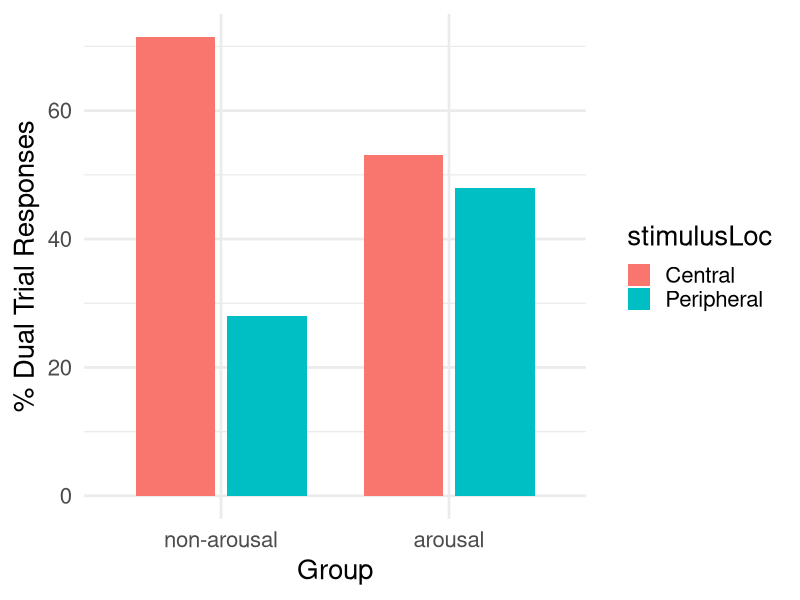
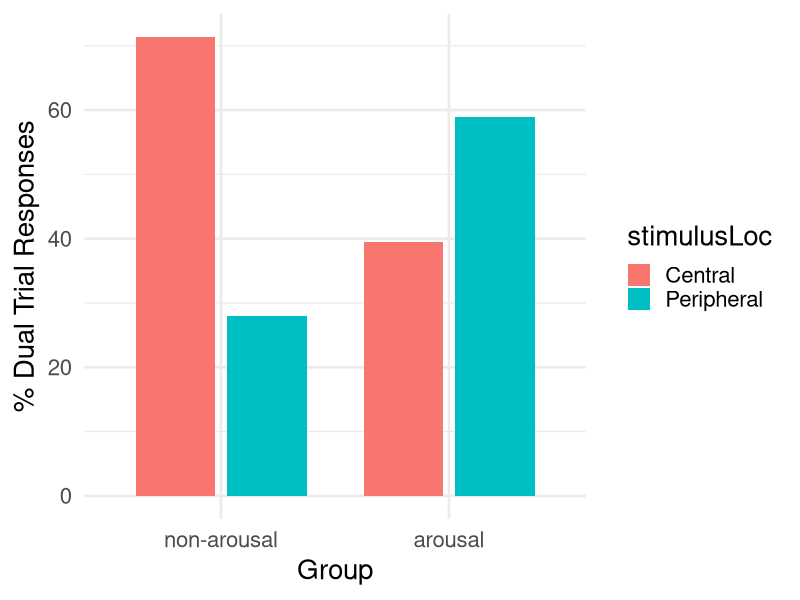
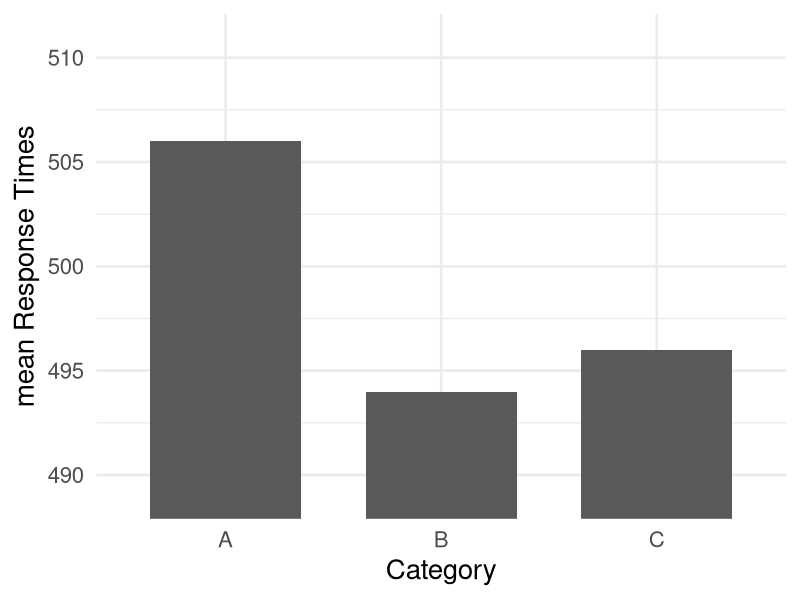
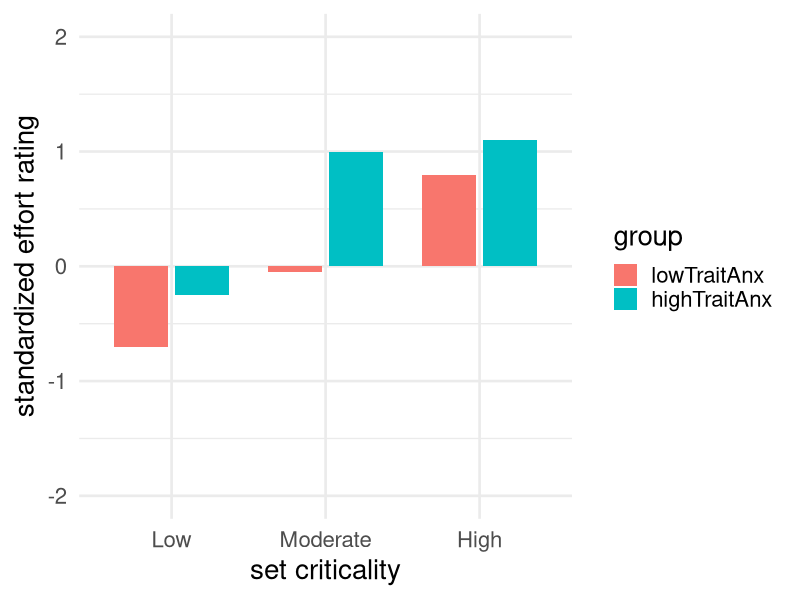
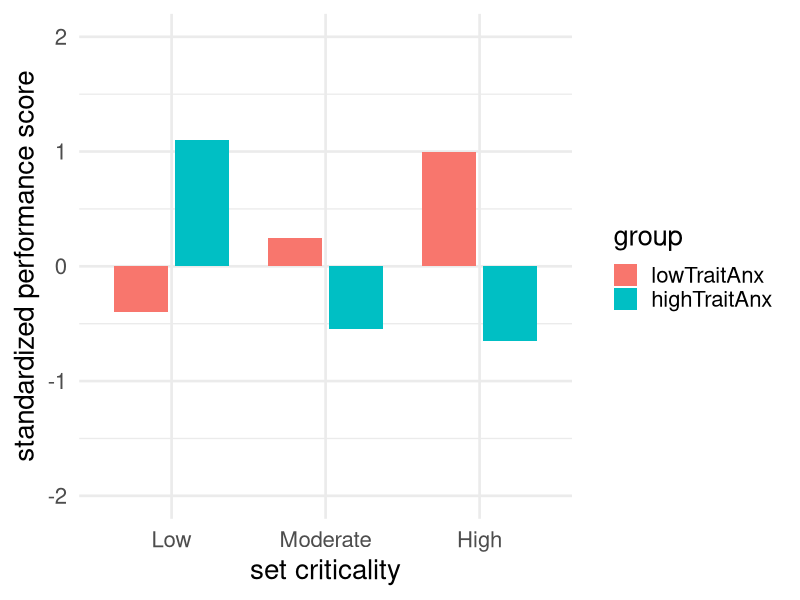
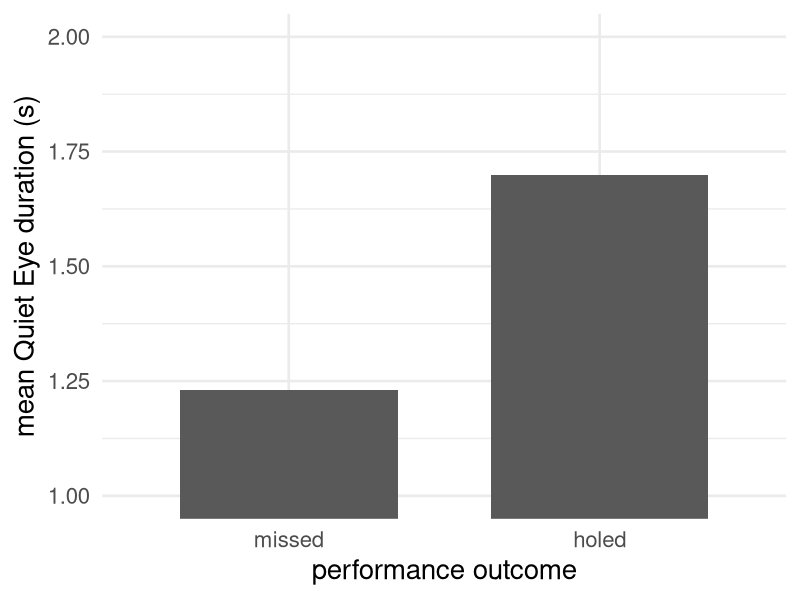
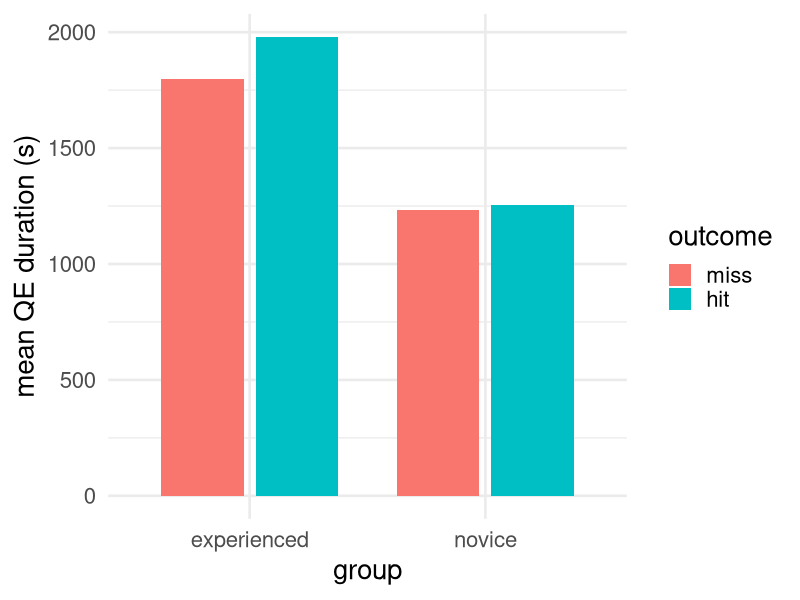

Generate these figures, in order, with R:
## ---- chunk 1
library(ggplot2)

# Data
data <- data.frame(
    stimulusLoc = factor(c("Central", "Peripheral", "Central", "Peripheral")),
    group = factor(c("non-arousal","non-arousal","arousal","arousal"), levels = c("non-arousal","arousal")),
    accuracyPerc = c(71.5, 28, 53.1, 48)
)

# ggplot2 barplot
ggplot(data, aes(x = group, y = accuracyPerc, fill = stimulusLoc)) +
    geom_col(width = 0.7, position = position_dodge(width = 0.8)) + 
    labs(x = "Group", 
         y = "% Dual Trial Responses") +
    theme_minimal(base_size = 20)
## ---- chunk 2
library(ggplot2)

# Data
data <- data.frame(
    stimulusLoc = factor(c("Central", "Peripheral", "Central", "Peripheral")),
    group = factor(c("non-arousal","non-arousal","arousal","arousal"), levels = c("non-arousal","arousal")),
    accuracyPerc = c(71.4, 28, 39.5, 59)
)

# ggplot2 barplot
ggplot(data, aes(x = group, y = accuracyPerc, fill = stimulusLoc)) +
    geom_col(width = 0.7, position = position_dodge(width = 0.8)) + 
    labs(x = "Group", 
         y = "% Dual Trial Responses") +
    theme_minimal(base_size = 20)
## ---- chunk 3
library(ggplot2)

# Data
data <- data.frame(
    category = factor(c("A", "B", "C")),
    RTmean = c(506, 494, 496),
    RTse = c(74, 65, 67))

# ggplot2 barplot
ggplot(data, aes(x = category, y = RTmean)) +
    geom_col(width = 0.7, position = position_dodge(width = 0.8)) + 
    labs(x = "Category", 
         y = "mean Response Times") +
    coord_cartesian(ylim = c(489, 511)) +
    theme_minimal(base_size = 20)
## ---- chunk 4
library(ggplot2)

# Data
data <- data.frame(
    setCriticality = factor(c("Low", "Low", "Moderate", "Moderate", "High", "High"), levels = c("Low", "Moderate", "High")),
    group = factor(c("lowTraitAnx","highTraitAnx","lowTraitAnx","highTraitAnx","lowTraitAnx","highTraitAnx"), levels = c("lowTraitAnx","highTraitAnx")),
    effort = c(-0.7, -0.25, -0.05, 1, 0.8, 1.1))

# ggplot2 barplot
ggplot(data, aes(x = setCriticality, y = effort, fill = group)) +
    geom_col(width = 0.7, position = position_dodge(width = 0.8)) + 
    labs(x = "set criticality", 
         y = "standardized effort rating") +
    coord_cartesian(ylim = c(-2, 2)) +
    theme_minimal(base_size = 20)
## ---- chunk 5
library(ggplot2)

# Data
data <- data.frame(
    setCriticality = factor(c("Low", "Low", "Moderate", "Moderate", "High", "High"), levels = c("Low", "Moderate", "High")),
    group = factor(c("lowTraitAnx","highTraitAnx","lowTraitAnx","highTraitAnx","lowTraitAnx","highTraitAnx"), levels = c("lowTraitAnx","highTraitAnx")),
    performance = c(-0.4, 1.1, 0.25, -0.55, 1, -0.65))

# ggplot2 barplot
ggplot(data, aes(x = setCriticality, y = performance, fill = group)) +
    geom_col(width = 0.7, position = position_dodge(width = 0.8)) + 
    labs(x = "set criticality", 
         y = "standardized performance score") +
    coord_cartesian(ylim = c(-2, 2)) +
    theme_minimal(base_size = 20)
## ---- chunk 6
library(ggplot2)

# Data
data <- data.frame(
    outcome = factor(c("missed", "holed"), levels = c("missed", "holed")),
    QEmean = c(1.23, 1.70),
    QEse = c(0.73, 1.01))

# ggplot2 barplot
ggplot(data, aes(x = outcome, y = QEmean)) +
    geom_col(width = 0.7, position = position_dodge(width = 0.8)) + 
    labs(x = "performance outcome", 
         y = "mean Quiet Eye duration (s)") +
    coord_cartesian(ylim = c(1,2)) +
    theme_minimal(base_size = 20)
## ---- chunk 7
library(ggplot2)

# Data
data <- data.frame(
    outcome = factor(c("miss", "hit", "miss", "hit"), levels = c("miss","hit")),
    group = factor(c("experienced","experienced","novice","novice"), levels = c("experienced","novice")),
    QEmean = c(1800, 1980, 1235, 1255)
)

# ggplot2 barplot
ggplot(data, aes(x = group, y = QEmean, fill = outcome)) +
    geom_col(width = 0.7, position = position_dodge(width = 0.8)) + 
    labs(x = "group", 
         y = "mean QE duration (s)") +
    theme_minimal(base_size = 20)
